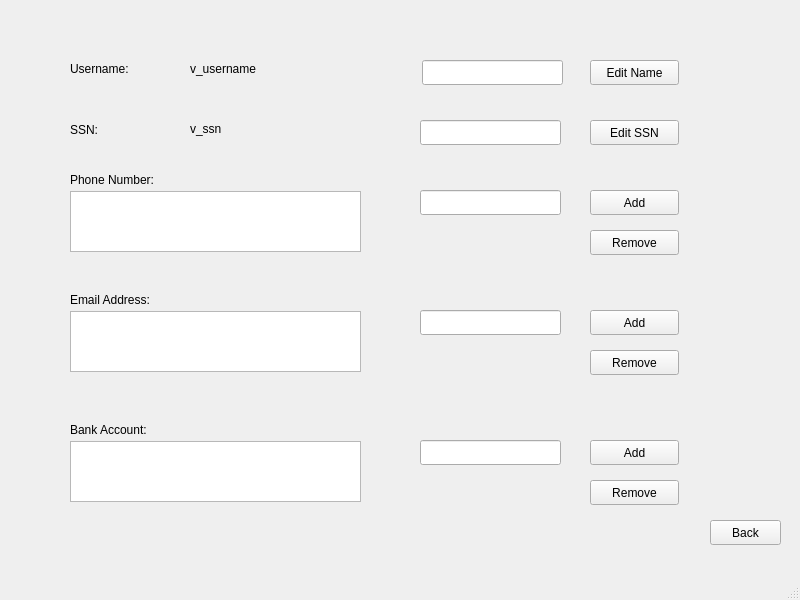
<?xml version="1.0" encoding="UTF-8"?>
<ui version="4.0">
 <class>AccountWindow</class>
 <widget class="QMainWindow" name="AccountWindow">
  <property name="geometry">
   <rect>
    <x>0</x>
    <y>0</y>
    <width>800</width>
    <height>600</height>
   </rect>
  </property>
  <property name="windowTitle">
   <string>MainWindow</string>
  </property>
  <widget class="QWidget" name="centralwidget">
   <widget class="QLabel" name="usernameLabel">
    <property name="geometry">
     <rect>
      <x>70</x>
      <y>60</y>
      <width>71</width>
      <height>17</height>
     </rect>
    </property>
    <property name="text">
     <string>Username:</string>
    </property>
   </widget>
   <widget class="QLabel" name="v_username">
    <property name="geometry">
     <rect>
      <x>190</x>
      <y>60</y>
      <width>111</width>
      <height>17</height>
     </rect>
    </property>
    <property name="text">
     <string>v_username</string>
    </property>
   </widget>
   <widget class="QLineEdit" name="usernameInput">
    <property name="geometry">
     <rect>
      <x>422</x>
      <y>60</y>
      <width>141</width>
      <height>25</height>
     </rect>
    </property>
   </widget>
   <widget class="QPushButton" name="editnameButton">
    <property name="geometry">
     <rect>
      <x>590</x>
      <y>60</y>
      <width>89</width>
      <height>25</height>
     </rect>
    </property>
    <property name="text">
     <string>Edit Name</string>
    </property>
   </widget>
   <widget class="QLabel" name="ssnLabel">
    <property name="geometry">
     <rect>
      <x>70</x>
      <y>120</y>
      <width>71</width>
      <height>20</height>
     </rect>
    </property>
    <property name="text">
     <string>SSN:</string>
    </property>
   </widget>
   <widget class="QLabel" name="v_ssn">
    <property name="geometry">
     <rect>
      <x>190</x>
      <y>120</y>
      <width>111</width>
      <height>17</height>
     </rect>
    </property>
    <property name="text">
     <string>v_ssn</string>
    </property>
   </widget>
   <widget class="QPushButton" name="editssnButton">
    <property name="geometry">
     <rect>
      <x>590</x>
      <y>120</y>
      <width>89</width>
      <height>25</height>
     </rect>
    </property>
    <property name="text">
     <string>Edit SSN</string>
    </property>
   </widget>
   <widget class="QLabel" name="phoneLabel">
    <property name="geometry">
     <rect>
      <x>70</x>
      <y>170</y>
      <width>111</width>
      <height>20</height>
     </rect>
    </property>
    <property name="text">
     <string>Phone Number:</string>
    </property>
   </widget>
   <widget class="QListWidget" name="phoneList">
    <property name="geometry">
     <rect>
      <x>70</x>
      <y>191</y>
      <width>291</width>
      <height>61</height>
     </rect>
    </property>
   </widget>
   <widget class="QLineEdit" name="ssn_input">
    <property name="geometry">
     <rect>
      <x>420</x>
      <y>120</y>
      <width>141</width>
      <height>25</height>
     </rect>
    </property>
   </widget>
   <widget class="QLineEdit" name="phone_input">
    <property name="geometry">
     <rect>
      <x>420</x>
      <y>190</y>
      <width>141</width>
      <height>25</height>
     </rect>
    </property>
   </widget>
   <widget class="QPushButton" name="addphoneButton">
    <property name="geometry">
     <rect>
      <x>590</x>
      <y>190</y>
      <width>89</width>
      <height>25</height>
     </rect>
    </property>
    <property name="text">
     <string>Add</string>
    </property>
   </widget>
   <widget class="QPushButton" name="removephoneButton">
    <property name="geometry">
     <rect>
      <x>590</x>
      <y>230</y>
      <width>89</width>
      <height>25</height>
     </rect>
    </property>
    <property name="text">
     <string>Remove</string>
    </property>
   </widget>
   <widget class="QLabel" name="emailLabel">
    <property name="geometry">
     <rect>
      <x>70</x>
      <y>290</y>
      <width>111</width>
      <height>20</height>
     </rect>
    </property>
    <property name="text">
     <string>Email Address:</string>
    </property>
   </widget>
   <widget class="QListWidget" name="emailList">
    <property name="geometry">
     <rect>
      <x>70</x>
      <y>311</y>
      <width>291</width>
      <height>61</height>
     </rect>
    </property>
   </widget>
   <widget class="QPushButton" name="removeemailButton">
    <property name="geometry">
     <rect>
      <x>590</x>
      <y>350</y>
      <width>89</width>
      <height>25</height>
     </rect>
    </property>
    <property name="text">
     <string>Remove</string>
    </property>
   </widget>
   <widget class="QLineEdit" name="email_input">
    <property name="geometry">
     <rect>
      <x>420</x>
      <y>310</y>
      <width>141</width>
      <height>25</height>
     </rect>
    </property>
    <property name="text">
     <string/>
    </property>
   </widget>
   <widget class="QPushButton" name="addemailButton">
    <property name="geometry">
     <rect>
      <x>590</x>
      <y>310</y>
      <width>89</width>
      <height>25</height>
     </rect>
    </property>
    <property name="text">
     <string>Add</string>
    </property>
   </widget>
   <widget class="QLabel" name="bankLabel">
    <property name="geometry">
     <rect>
      <x>70</x>
      <y>420</y>
      <width>111</width>
      <height>20</height>
     </rect>
    </property>
    <property name="text">
     <string>Bank Account:</string>
    </property>
   </widget>
   <widget class="QListWidget" name="bankList">
    <property name="geometry">
     <rect>
      <x>70</x>
      <y>441</y>
      <width>291</width>
      <height>61</height>
     </rect>
    </property>
   </widget>
   <widget class="QPushButton" name="removebankButton">
    <property name="geometry">
     <rect>
      <x>590</x>
      <y>480</y>
      <width>89</width>
      <height>25</height>
     </rect>
    </property>
    <property name="text">
     <string>Remove</string>
    </property>
   </widget>
   <widget class="QLineEdit" name="bank_input">
    <property name="geometry">
     <rect>
      <x>420</x>
      <y>440</y>
      <width>141</width>
      <height>25</height>
     </rect>
    </property>
   </widget>
   <widget class="QPushButton" name="addbankButton">
    <property name="geometry">
     <rect>
      <x>590</x>
      <y>440</y>
      <width>89</width>
      <height>25</height>
     </rect>
    </property>
    <property name="text">
     <string>Add</string>
    </property>
   </widget>
   <widget class="QPushButton" name="backButton">
    <property name="geometry">
     <rect>
      <x>710</x>
      <y>520</y>
      <width>71</width>
      <height>25</height>
     </rect>
    </property>
    <property name="text">
     <string>Back</string>
    </property>
   </widget>
  </widget>
  <widget class="QMenuBar" name="menubar">
   <property name="geometry">
    <rect>
     <x>0</x>
     <y>0</y>
     <width>800</width>
     <height>28</height>
    </rect>
   </property>
  </widget>
  <widget class="QStatusBar" name="statusbar"/>
 </widget>
 <resources/>
 <connections/>
</ui>
